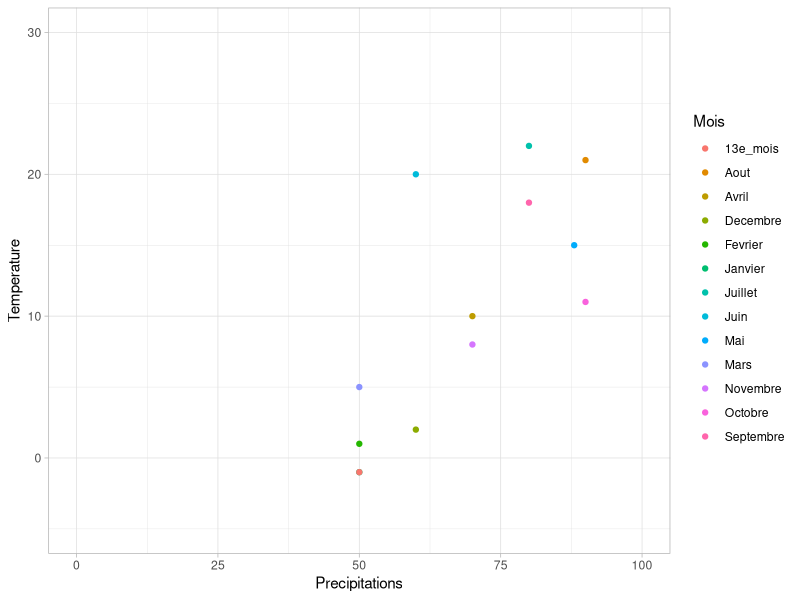
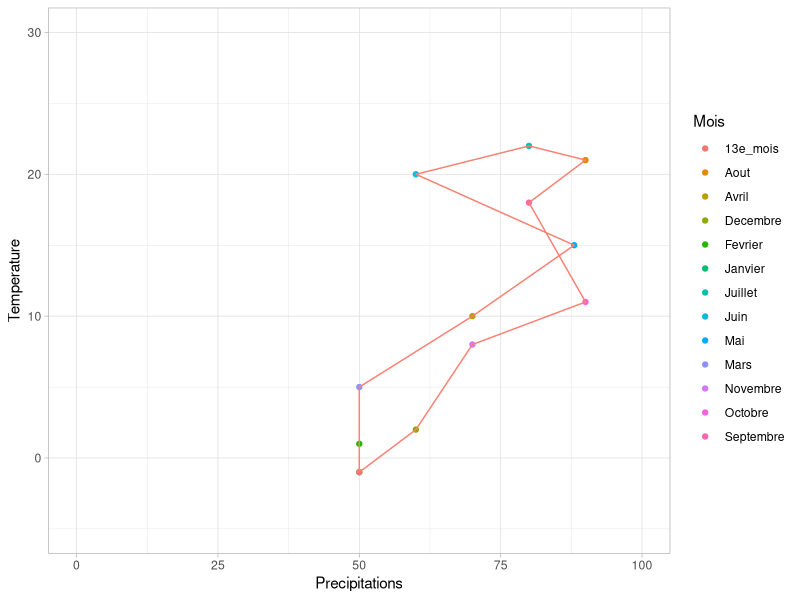
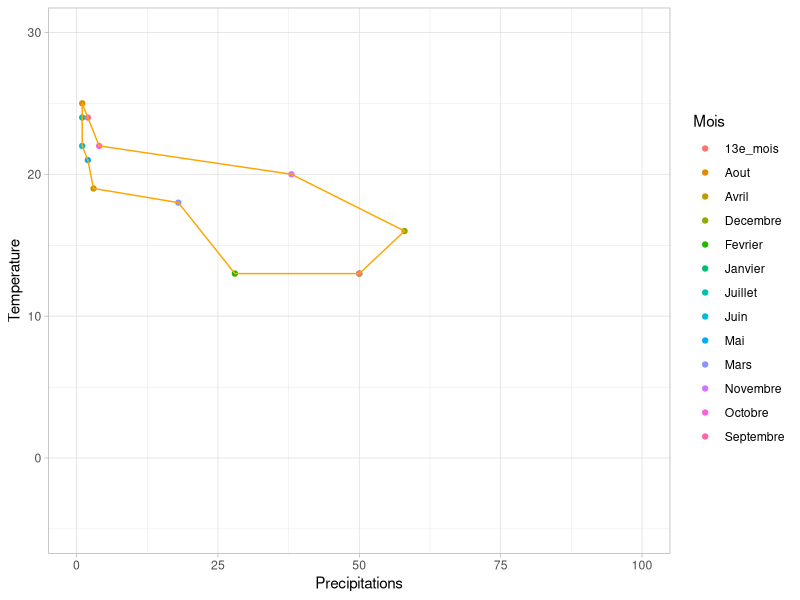
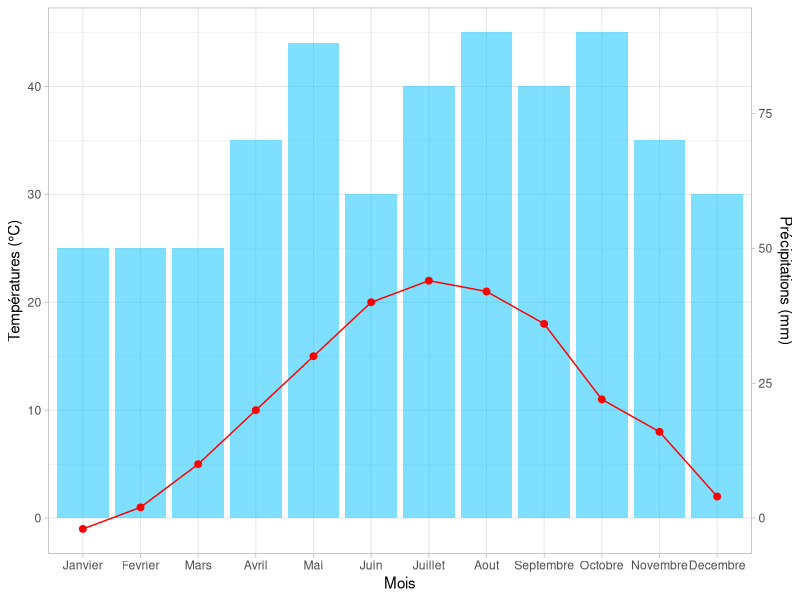
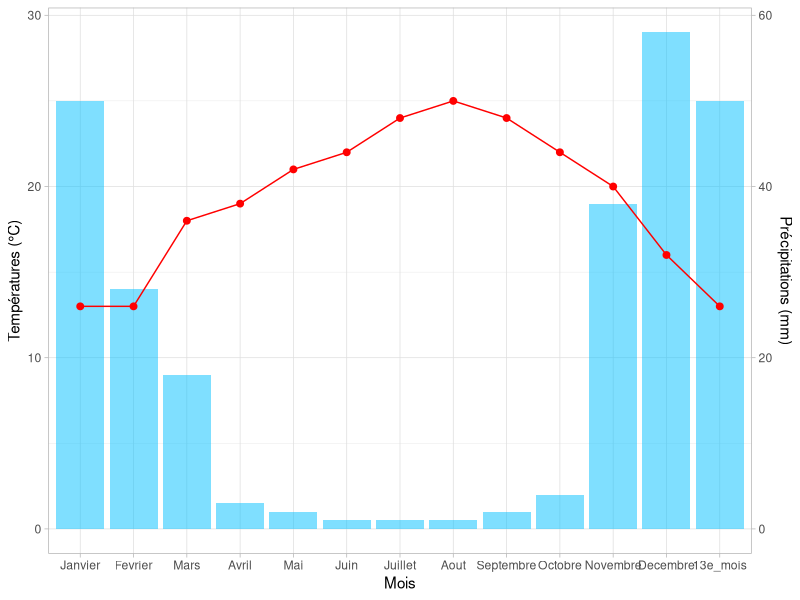

Recreate these plots in R, in order.
## ---- chunk 1
library(ggplot2)

data <- read.table("data/data_foret_temperee.csv", sep = ";", header = TRUE)
data <- data[c(1:13),]

plot <- ggplot(data, mapping = aes(Precipitations, Temperature, color = Mois)) +
  theme_light() +
  geom_point(show.legend = TRUE) +
  xlim(0, 100) +
  ylim(-5, 30) 

plot
## ---- chunk 2
library(ggplot2)

data <- read.table("data/data_foret_temperee.csv", sep = ";", header = TRUE)
data <- data[c(1:13),]

plot <- ggplot(data, aes(x = Precipitations, y = Temperature)) +
  theme_light() +
  geom_point(aes(color = Mois), show.legend = TRUE) +  
  geom_path(aes(group = 1), color = "salmon") +
  xlim(0, 100) +
  ylim(-5, 30) 

plot
## ---- chunk 3
library(ggplot2)

data <- read.table("data/data_desert_chaud.csv", sep = ";", header = TRUE)
data <- data[c(1:13),]

plot <- ggplot(data, aes(x = Precipitations, y = Temperature)) +
  theme_light() +
  geom_point(aes(color = Mois), show.legend = TRUE) +  
  geom_path(aes(group = 1), color = "orange") +
  xlim(0, 100) +
  ylim(-5, 30) 

plot
## ---- chunk 4
library(ggplot2)

data <- read.table("data/data_foret_temperee.csv", sep = ";", header = TRUE)
data <- data[c(1:12),]
data$Mois <- factor(data$Mois, levels = data$Mois)

plot <- ggplot(data, aes(x = Mois)) +
  geom_col(aes(y = Precipitations / 2), fill = "#00BFFF", alpha = 0.5) +
  geom_point(aes(y = Temperature), color = "red", size = 2) + 
  geom_line(aes(y = Temperature, group = 1), color = "red", linewidth = 0.5) +
  scale_y_continuous(
    name = "Températures (°C)",
    sec.axis = sec_axis(~.*2, name = "Précipitations (mm)")
  ) +
  labs(x = "Mois") +
  theme_light()

plot
## ---- chunk 5
library(ggplot2)

data <- read.table("data/data_desert_chaud.csv", sep = ";", header = TRUE)
data <- data[c(1:13),]
data$Mois <- factor(data$Mois, levels = data$Mois)

plot <- ggplot(data, aes(x = Mois)) +
  geom_col(aes(y = Precipitations / 2), fill = "#00BFFF", alpha = 0.5) +
  geom_point(aes(y = Temperature), color = "red", size = 2) + 
  geom_line(aes(y = Temperature, group = 1), color = "red", linewidth = 0.5) +
  scale_y_continuous(
    name = "Températures (°C)",
    sec.axis = sec_axis(~.*2, name = "Précipitations (mm)")
  ) +
  labs(x = "Mois") +
  theme_light()

plot
